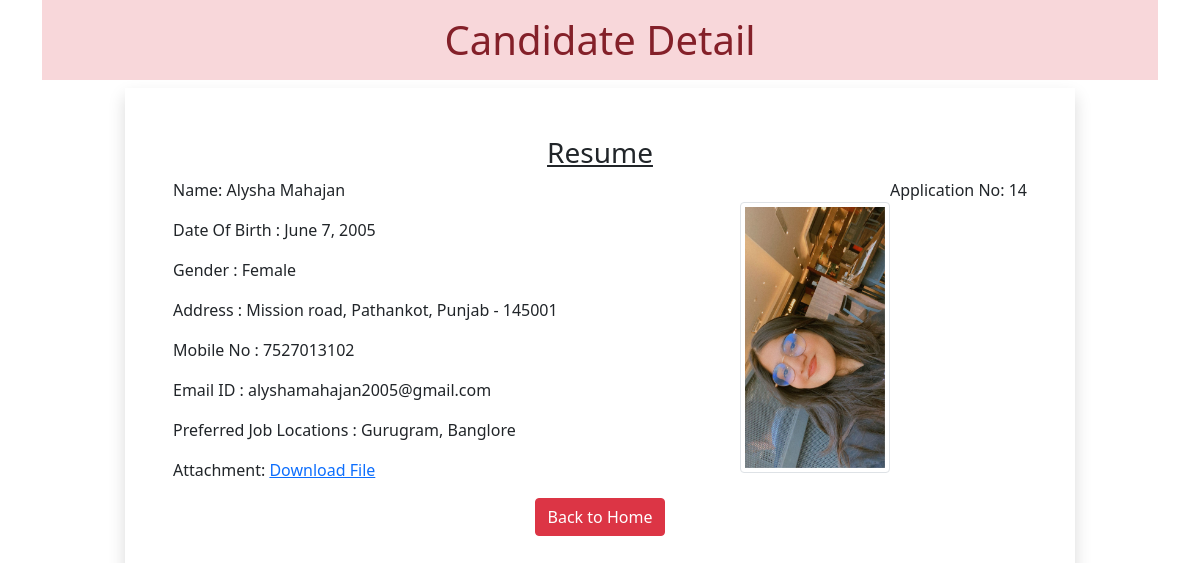
The page /14 on the database its author committed.
### app/models.py (models this page shows)
class Resume(models.Model):
 name = models.CharField(max_length=100)
 dob = models.DateField(auto_now=False, auto_now_add=False)
 gender = models.CharField(max_length=100)
 locality = models.CharField(max_length=100)
 city = models.CharField(max_length=100)
 pin = models.PositiveIntegerField()
 state = models.CharField(choices=STATE_CHOICE, max_length=50)
 mobile = models.PositiveIntegerField()
 email = models.EmailField()
 job_city = models.CharField(max_length=50)
 profile_image = models.ImageField(upload_to='profile_images/', blank=True, null=True)
 my_file = models.FileField(upload_to='doc', blank=True)

### app/views.py (the view)
# urls.py: path('<int:pk>',views.CandidateView.as_view(), name='candidate')
class CandidateView(View):
 def get(self,request,pk):
  candidate = Resume.objects.get(pk=pk)
  return render(request,'app/candidate.html',{'candidate':candidate})

### app/templatetags/filter.py (called while the page is built)
@register.filter(name='remove_special')
def remove_chars(value, arg):
 for character in arg:
  value = value.replace(character, "")
 return value

### app/templates/app/candidate.html (shortened to what this page needs)
<!DOCTYPE html>
{% load filter %}
<html lang="en">
<head>
    <link href="https://cdn.jsdelivr.net/npm/bootstrap@5.0.0-beta2/dist/css/bootstrap.min.css" rel="stylesheet">
</head>
<body>
    <div class="container">
        <h1 class="alert-danger text-center p-3">Candidate Detail</h1>
        <div class="row">
            <div class="col-sm-10 shadow p-5 offset-sm-1">
                <h3 class="text-center"><u>Resume</u></h3>
                <p class="float-end">Application No: {{candidate.id}}</p>
                <img src="{{candidate.profile_image.url}}" alt="" class="img-fluid img-thumbnail float-end mt-4" width="150" height="150">
                <p>Name: {{candidate.name}}</p>
                <p>Date Of Birth : {{candidate.dob}}</p>
                <p>Gender : {{candidate.gender}}</p>
                <p>Address : {{candidate.locality}}, {{candidate.city}}, {{candidate.state}} - {{candidate.pin}}</p>
                <p>Mobile No : {{candidate.mobile}}</p>
                <p>Email ID : {{candidate.email}}</p>
                <p>Preferred Job Locations : {{candidate.job_city|remove_special:"[]'"}}</p>
                Attachment: <a href="{{candidate.my_file.url}}">Download File</a></p>
            <div class="text-center">
                <a href="/" class="btn btn-danger">Back to Home</a>
            </div>
        </div>
    </div>
</body>
</html>

### rows shown on the page
Resume: id "14", profile_image (picture), name "Alysha Mahajan", dob "June 7, 2005", gender "Female", locality "Mission road", city "Pathankot", state "Punjab", pin "145001", mobile "7527013102", email "alyshamahajan2005@gmail.com", job_city|remove_special "Gurugram, Banglore"
